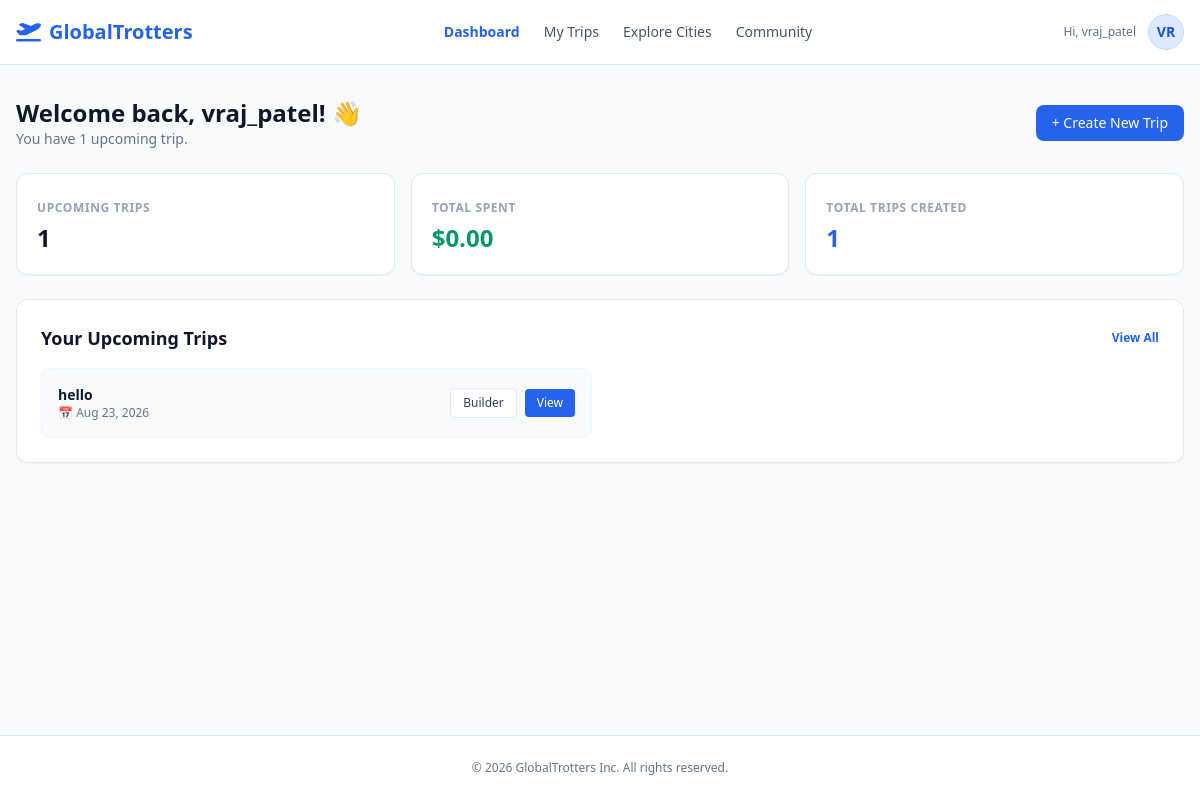
The app's page /dashboard (signed in) with its own data.
### app/models/user.py (models this page shows, shortened)
class User(UserMixin, db.Model):
    __tablename__ = 'users'
    id = db.Column(db.Integer, primary_key=True)
    username = db.Column(db.String(64), unique=True, nullable=False, index=True)
    email = db.Column(db.String(120), unique=True, nullable=False, index=True)
    password_hash = db.Column(db.String(256), nullable=False)
    first_name = db.Column(db.String(64), nullable=True)
    last_name = db.Column(db.String(64), nullable=True)
    phone = db.Column(db.String(20), nullable=True)
    city = db.Column(db.String(64), nullable=True)
    country = db.Column(db.String(64), nullable=True)
    photo_url = db.Column(db.String(256), nullable=True)
    created_at = db.Column(db.DateTime, default=lambda: datetime.now(timezone.utc))

### app/models/trip.py (models this page shows, shortened)
class Trip(db.Model):
    __tablename__ = 'trips'
    __table_args__ = {'extend_existing': True}
    id = db.Column(db.Integer, primary_key=True)
    user_id = db.Column(db.Integer, db.ForeignKey('users.id'), nullable=False)
    name = db.Column(db.String(128), nullable=False)
    description = db.Column(db.Text, nullable=True)
    start_date = db.Column(db.Date, nullable=True)
    end_date = db.Column(db.Date, nullable=True)
    budget = db.Column(db.Numeric(10, 2), default=0.0)
    cover_photo_url = db.Column(db.String(256), nullable=True)
    is_public = db.Column(db.Boolean, default=False, nullable=False)
    status = db.Column(db.String(32), default='upcoming', nullable=False)
    created_at = db.Column(db.DateTime, default=lambda: datetime.now(timezone.utc))
    owner = db.relationship('User', backref=db.backref('trips', lazy=True))
    @property
    def title(self):
        return self.name

### app/routes/dashboard.py (the view)
@dashboard_bp.route('/')
@dashboard_bp.route('/dashboard')
@login_required
def home():
    user_trips = Trip.query.filter_by(user_id=current_user.id) \
        .order_by(Trip.start_date.asc()) \
        .all()
    today = datetime.now().date()
    upcoming_trips = [t for t in user_trips if t.end_date >= today]
    recent_trips = user_trips[:3]  # Show top 3 most relevant/recent trips
    total_trips_count = len(user_trips)
    total_spent = Expense.query.join(Trip) \
                      .filter(Trip.user_id == current_user.id) \
                      .with_entities(func.sum(Expense.amount)) \
                      .scalar() or 0.0
    recommended_cities = City.query.order_by(
        City.popularity_score.desc() if hasattr(City, 'popularity_score') else City.id.asc()).limit(4).all()
    community_trips = Trip.query.filter(Trip.is_public == True, Trip.user_id != current_user.id) \
        .order_by(Trip.created_at.desc()) \
        .limit(3) \
        .all()
    return render_template(
        'dashboard/home.html',
        user=current_user,
        recent_trips=recent_trips,
        upcoming_trips=upcoming_trips,
        total_trips_count=total_trips_count,
        total_spent=round(total_spent, 2),
        recommended_cities=recommended_cities,
        community_trips=community_trips
    )

### app/templates/dashboard/home.html (shortened to what this page needs)
{% extends "base.html" %}
{% block content %}
<div class="space-y-6">
    <div class="flex justify-between items-center">
        <div>
            <h1 class="text-2xl font-bold text-slate-900">Welcome back, {{ current_user.username }}! 👋</h1>
            <p class="text-slate-500 text-sm">
                You have {{ upcoming_trips|length if upcoming_trips is defined else 0 }} upcoming trip{% if upcoming_trips is defined and upcoming_trips|length != 1 %}s{% endif %}.
            </p>
        </div>
        <a href="{{ url_for('trips.create') }}" class="bg-blue-600 hover:bg-blue-700 text-white px-4 py-2 rounded-lg font-medium text-sm transition-colors">
            + Create New Trip
        </a>
    </div>
    <div class="grid grid-cols-1 md:grid-cols-3 gap-4">
        <div class="bg-white p-5 rounded-xl border border-slate-200 shadow-sm">
            <span class="text-xs font-bold text-slate-400 uppercase tracking-wider">Upcoming Trips</span>
            <p class="text-2xl font-bold mt-1 text-slate-900">{{ upcoming_trips|length if upcoming_trips is defined else 0 }}</p>
        </div>
        <div class="bg-white p-5 rounded-xl border border-slate-200 shadow-sm">
            <span class="text-xs font-bold text-slate-400 uppercase tracking-wider">Total Spent</span>
            <p class="text-2xl font-bold text-emerald-600 mt-1">${{ "%.2f"|format(total_spent or 0) }}</p>
        </div>
        <div class="bg-white p-5 rounded-xl border border-slate-200 shadow-sm">
            <span class="text-xs font-bold text-slate-400 uppercase tracking-wider">Total Trips Created</span>
            <p class="text-2xl font-bold text-blue-600 mt-1">{{ total_trips_count or 0 }}</p>
        </div>
    </div>
    <div class="bg-white p-6 rounded-xl border border-slate-200 shadow-sm">
        <div class="flex justify-between items-center mb-4">
            <h2 class="text-lg font-bold text-slate-900">Your Upcoming Trips</h2>
            <a href="{{ url_for('trips.list_trips') }}" class="text-xs font-semibold text-blue-600 hover:underline">View All</a>
        </div>
        {% if upcoming_trips %}
            <div class="grid md:grid-cols-2 gap-4">
                {% for trip in upcoming_trips %}
                <div class="p-4 border border-slate-100 rounded-lg bg-slate-50 flex justify-between items-center">
                    <div>
                        <h3 class="font-bold text-slate-900 text-sm">{{ trip.title }}</h3>
                        <p class="text-xs text-slate-500">
                            📅 {{ trip.start_date.strftime('%b %d, %Y') if trip.start_date }}
                        </p>
                    </div>
                    <div class="flex items-center gap-2">
                        <a href="{{ url_for('itinerary.builder', trip_id=trip.id) }}" class="text-xs bg-white border border-slate-200 text-slate-700 px-3 py-1.5 rounded hover:bg-slate-100">
                            Builder
                        </a>
                        <a href="{{ url_for('trips.detail', trip_id=trip.id) }}" class="text-xs bg-blue-600 text-white px-3 py-1.5 rounded hover:bg-blue-700">
                            View
                        </a>
                    </div>
                </div>
                {% endfor %}
            </div>
        {% else %}
            <p class="text-sm text-slate-500 py-4 text-center">No upcoming trips planned yet.</p>
        {% endif %}
    </div>
</div>
{% endblock %}

### app/templates/base.html (shortened to what this page needs)
<!DOCTYPE html>
<html lang="en">
<head>
    <script src="https://cdn.tailwindcss.com"></script>
    <link href="https://cdnjs.cloudflare.com/ajax/libs/font-awesome/6.0.0/css/all.min.css" rel="stylesheet">
    <link rel="stylesheet" href="{{ url_for('static', filename='css/style.css') }}">
    <link rel="stylesheet" href="{{ url_for('static', filename='css/components.css') }}">
</head>
<body class="bg-slate-50 text-slate-800 flex flex-col min-h-screen">
    <nav class="bg-white border-b border-slate-200 sticky top-0 z-50">
        <div class="max-w-7xl mx-auto px-4 h-16 flex items-center justify-between">
            <a href="{{ url_for('dashboard.home') }}" class="flex items-center gap-2 font-bold text-xl text-blue-600">
                <i class="fa-solid fa-plane-departure"></i> GlobalTrotters
            </a>
            <div class="hidden md:flex gap-6 font-medium text-slate-600 text-sm">
                <a href="{{ url_for('dashboard.home') }}" class="hover:text-blue-600">Dashboard</a>
                <a href="{{ url_for('trips.list_trips') }}" class="hover:text-blue-600">My Trips</a>
                <a href="/search/cities" class="hover:text-blue-600">Explore Cities</a>
                <a href="/community" class="hover:text-blue-600">Community</a>
            </div>
            <div class="flex items-center gap-3">
                {% if current_user.is_authenticated %}
                    <span class="text-xs text-slate-500 font-medium hidden sm:inline">Hi, {{ current_user.username }}</span>
                    <a href="/profile" class="w-9 h-9 rounded-full bg-blue-100 text-blue-700 font-bold flex items-center justify-center text-sm border border-blue-200">
                        {{ current_user.username[:2]|upper }}
                    </a>
                {% else %}
                    <a href="{{ url_for('auth.login') }}" class="text-sm font-medium text-blue-600 hover:underline">Log In</a>
                {% endif %}
            </div>
        </div>
    </nav>
    <main class="flex-grow max-w-7xl w-full mx-auto px-4 py-8">
        {% block content %}{% endblock %}
    </main>
    <footer class="bg-white border-t border-slate-200 py-6 text-center text-xs text-slate-500">
        © 2026 GlobalTrotters Inc. All rights reserved.
    </footer>
</body>
</html>

### records on screen
User: username "vraj_patel", username "VR"
Trip: title "hello", start_date "Aug 23, 2026"

### other values on screen
{{ upcoming_trips|length if upcoming_trips is defined else 0 }} "1"
{{ "%.2f"|format(total_spent or 0) }} "0.00"
{{ total_trips_count or 0 }} "1"
